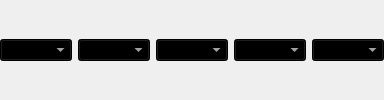
                  <widget class="QWidget" name="widget_20" native="true">
                   <layout class="QHBoxLayout" name="horizontalLayout_6">
                    <property name="leftMargin">
                     <number>0</number>
                    </property>
                    <property name="topMargin">
                     <number>0</number>
                    </property>
                    <property name="rightMargin">
                     <number>0</number>
                    </property>
                    <property name="bottomMargin">
                     <number>0</number>
                    </property>
                    <item>
                     <widget class="QComboBox" name="comboBox_7">
                      <property name="cursor">
                       <cursorShape>PointingHandCursor</cursorShape>
                      </property>
                      <property name="styleSheet">
                       <string notr="true">background-color: rgb(0, 0, 0);
color: rgb(255, 255, 255);</string>
                      </property>
                     </widget>
                    </item>
                    <item>
                     <widget class="QComboBox" name="comboBox_8">
                      <property name="cursor">
                       <cursorShape>PointingHandCursor</cursorShape>
                      </property>
                      <property name="styleSheet">
                       <string notr="true">background-color: rgb(0, 0, 0);
color: rgb(255, 255, 255);</string>
                      </property>
                     </widget>
                    </item>
                    <item>
                     <widget class="QComboBox" name="comboBox_9">
                      <property name="cursor">
                       <cursorShape>PointingHandCursor</cursorShape>
                      </property>
                      <property name="styleSheet">
                       <string notr="true">background-color: rgb(0, 0, 0);
color: rgb(255, 255, 255);</string>
                      </property>
                     </widget>
                    </item>
                    <item>
                     <widget class="QComboBox" name="comboBox_10">
                      <property name="cursor">
                       <cursorShape>PointingHandCursor</cursorShape>
                      </property>
                      <property name="styleSheet">
                       <string notr="true">color: rgb(255, 255, 255);
background-color: rgb(0, 0, 0);</string>
                      </property>
                     </widget>
                    </item>
                    <item>
                     <widget class="QComboBox" name="comboBox_11">
                      <property name="cursor">
                       <cursorShape>PointingHandCursor</cursorShape>
                      </property>
                      <property name="styleSheet">
                       <string notr="true">color: rgb(255, 255, 255);
background-color: rgb(0, 0, 0);</string>
                      </property>
                     </widget>
                    </item>
                   </layout>
                  </widget>
